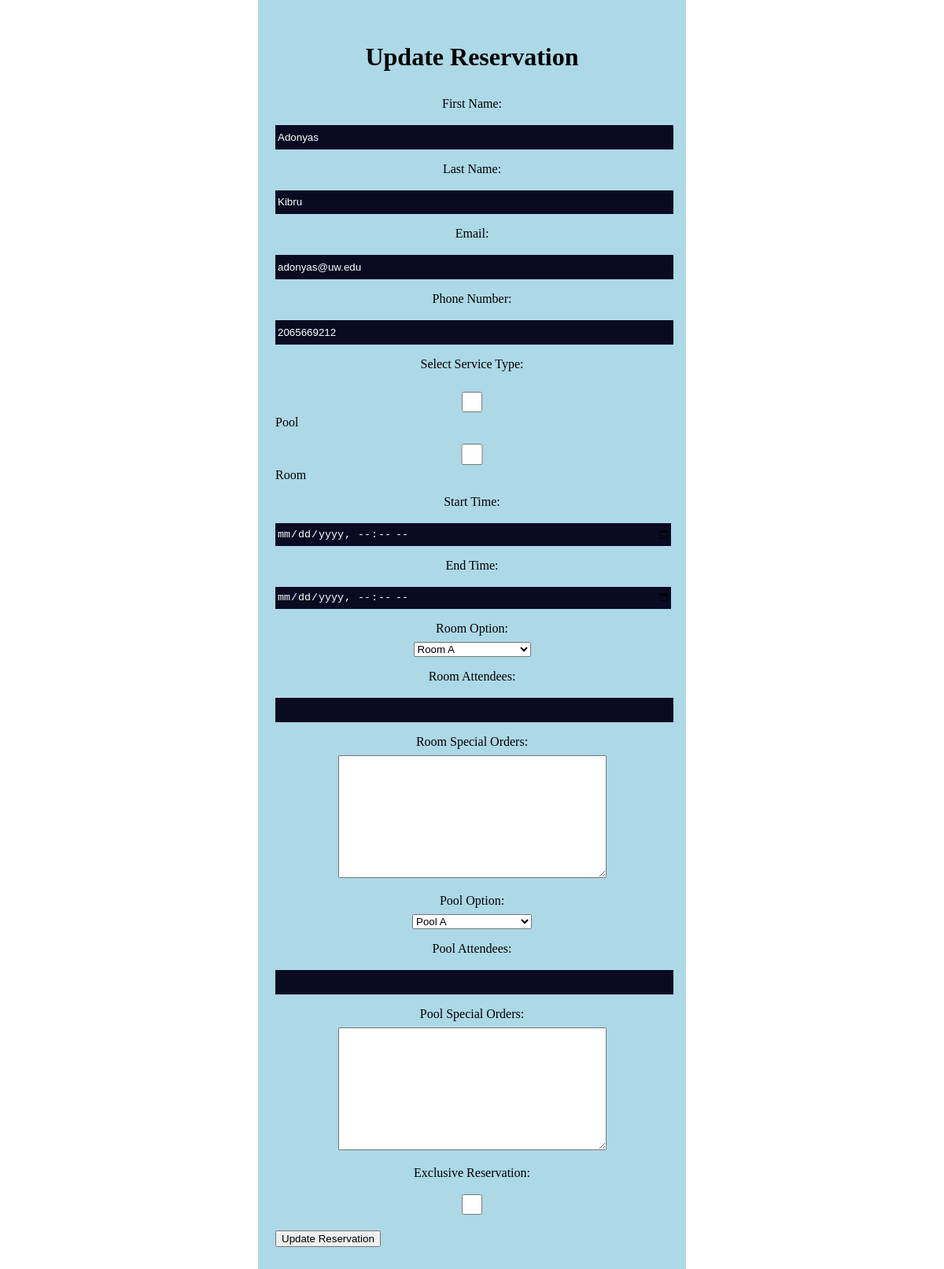
Screenshot of /update_reservation/2/ with the database file from the repository.
### reservation/models.py (models this page shows, shortened)
class Customer(models.Model):
    first_name = models.CharField(max_length=40)
    last_name = models.CharField(max_length=40)
    email = models.EmailField(max_length=40)
    phone_number = models.CharField(max_length=10, null=True, blank=True)

### reservation/views.py (the view)
# urls.py: path('update_reservation/<int:reservation_id>/', views.update_reservation, name='update_reservation'),
def update_reservation(request, reservation_id):
    existing_reservation = get_object_or_404(Reservation, id=reservation_id)
    if request.method == 'POST':
        form = Frontpage(request.POST)
        if form.is_valid():
            input_first_name = form.cleaned_data.get('first_name')
            input_last_name = form.cleaned_data.get('last_name')
            input_email = form.cleaned_data.get('email')
            input_phone_number = form.cleaned_data.get('phone_number')
            service_types = form.cleaned_data.get('service_type')
            start_time = form.cleaned_data.get('start_time')
            end_time = form.cleaned_data.get('end_time')
            room_name = form.cleaned_data.get('room_name')
            input_room_attendees = form.cleaned_data.get('room_attendees')
            input_room_special_orders = form.cleaned_data.get('room_special_orders')
            pool_name = form.cleaned_data.get('pool_name')
            input_pool_attendees = form.cleaned_data.get('pool_attendees')
            input_pool_special_orders = form.cleaned_data.get('pool_special_orders')
            input_is_exclusive = form.cleaned_data.get('is_exclusive')
            input_customer, _ = Customer.objects.get_or_create(
                email=input_email,
                defaults={
                    'first_name': input_first_name,
                    'last_name': input_last_name,
                    'phone_number': input_phone_number
                }
            )
            update_existing_reservation(existing_reservation, input_customer, start_time, end_time, service_types,
                                        room_name, input_room_attendees, input_room_special_orders, pool_name,
                                        input_pool_attendees, input_pool_special_orders, input_is_exclusive)
            messages.success(request, 'Reservation updated successfully!')
            return redirect('submitted', reservation_id=existing_reservation.id)
        else:
            errors = form.errors.get('__all__', [])
            return render(request, 'error.html', {'errors': errors})
    else:
        form = Frontpage(instance=existing_reservation.customer)
    return render(request, 'update_reservation.html', {'form': form, 'reservation_id': reservation_id})

### reservation/templates/update_reservation.html (shortened to what this page needs)
{% load static %}
<!DOCTYPE html>
<html lang="en">
<head>
    <link rel="stylesheet" href="{% static 'styles.css' %}">
</head>
<body>
    <div class="top">
        <h1>Update Reservation</h1>
        <form method="post">
            <p>
                <label for="first_name">First Name:</label>
                {{ form.first_name }}
            </p>
            <p>
                <label for="last_name">Last Name:</label>
                {{ form.last_name }}
            </p>
            <p>
                <label for="email">Email:</label>
                {{ form.email }}
            </p>
            <p>
                <label for="phone_number">Phone Number:</label>
                {{ form.phone_number }}
            </p>
            <p>
                <label for="service_type">Select Service Type:</label>
                {{ form.service_type }}
            </p>
            <p>
                <label for="start_time">Start Time:</label>
                {{ form.start_time }}
            </p>
            <p>
                <label for="end_time">End Time:</label>
                {{ form.end_time }}
            </p>
            <p>
                <label for="room_name">Room Option:</label>
                {{ form.room_name }}
            </p>
            <p>
                <label for="room_attendees">Room Attendees:</label>
                {{ form.room_attendees }}
            </p>
            <p>
                <label for="room_special_orders">Room Special Orders:</label>
                {{ form.room_special_orders }}
            </p>
            <p>
                <label for="pool_name">Pool Option:</label>
                {{ form.pool_name }}
            </p>
            <p>
                <label for="pool_attendees">Pool Attendees:</label>
                {{ form.pool_attendees }}
            </p>
            <p>
                <label for="pool_special_orders">Pool Special Orders:</label>
                {{ form.pool_special_orders }}
            </p>
            <p>
                <label for="is_exclusive">Exclusive Reservation:</label>
                {{ form.is_exclusive }}
            </p>
            <button type="submit">Update Reservation</button>
        </form>
    </div>
</body>
</html>

### reservation/static/styles.css (style rules this page uses)
body { width: 100%; height: 100vh; margin: 0; background-image: url(https://blogs.rochester.edu/thegreendandelion/wp-content/uploads/2022/05/pool-scaled.jpg); color: black; font-family: Tahoma; font-size: 16px; }
.top { width: 80%; margin: auto; background-color: lightblue; padding: 22px; max-width: 500px; }
h1, p { margin: 1em auto; text-align: center; }
form { width: 60vw; max-width: 500px; min-width: 300px; margin: 0 auto; padding-bottom: 2em; }
label { display: block; margin: 0.5rem 0; }
input { background-color: #0a0a23; border: 1px solid #0a0a23; color: #ffffff; margin: 10px 0 0 0; width: 100%; min-height: 2em; }

### rows the page displays
Customer: first_name "Adonyas", last_name "Kibru", email "adonyas@uw.edu", phone_number "2065669212"
